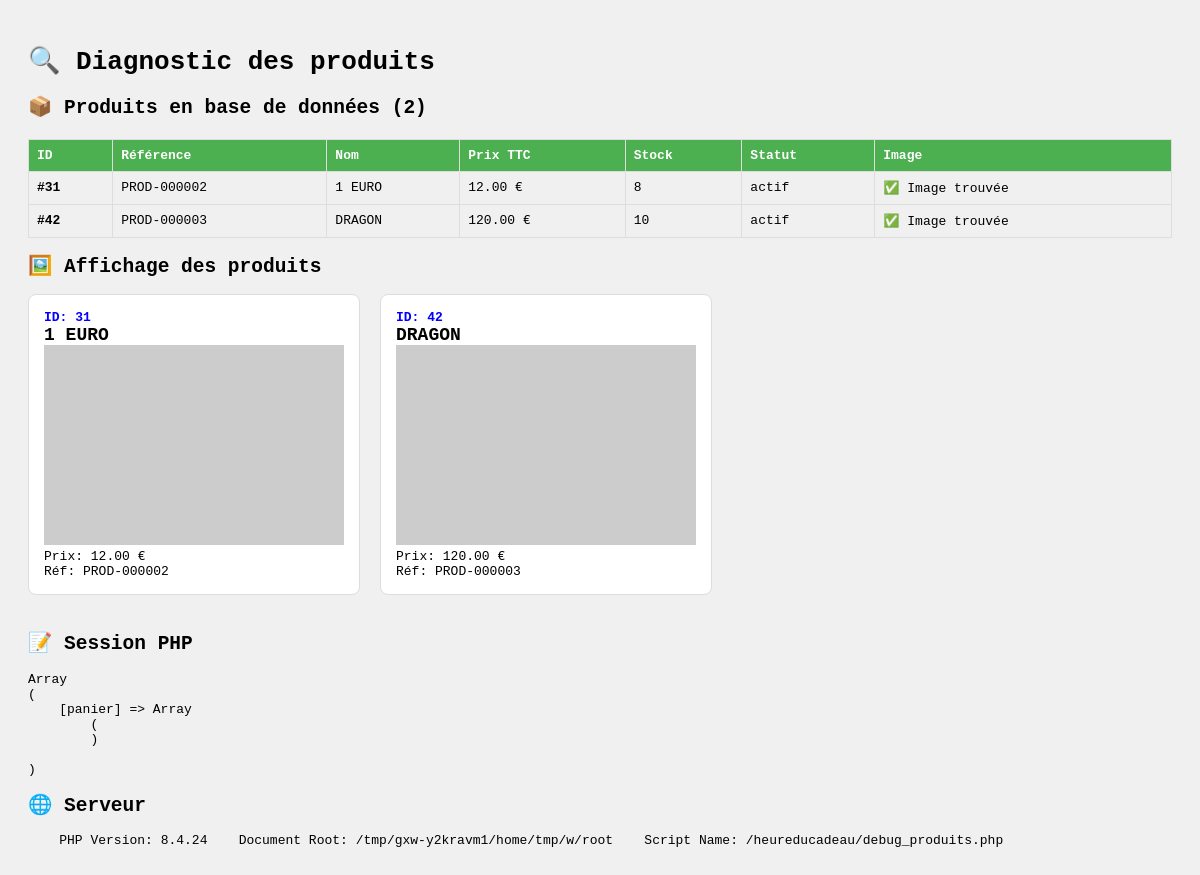
Page /debug_produits.php on the earlier database version.
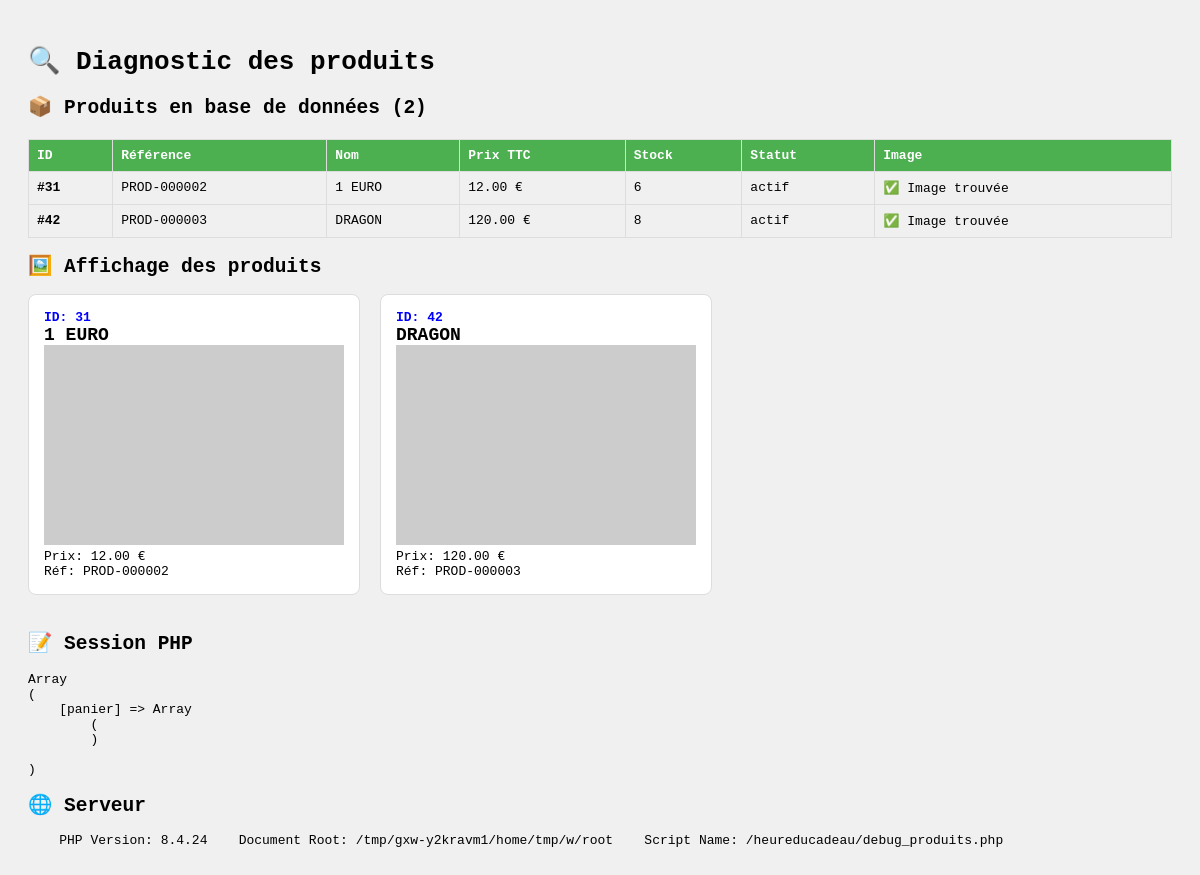
Same page on the later database version.
### tables this page shows
CREATE TABLE `produits` (
  `id_produit` int NOT NULL,
  `reference` varchar(50) NOT NULL,
  `nom` varchar(255) NOT NULL,
  `slug` varchar(255) NOT NULL,
  `description` text,
  `description_courte` text,
  `prix_ht` decimal(10,2) NOT NULL,
  `tva` decimal(4,2) DEFAULT '20.00',
  `prix_ttc` decimal(10,2) GENERATED ALWAYS AS ((`prix_ht` * (1 + (`tva` / 100)))) STORED,
  `quantite_stock` int DEFAULT '0',
  `seuil_alerte` int DEFAULT '10',
  `id_categorie` int NOT NULL,
  `marque` varchar(100) DEFAULT NULL,
  `poids` decimal(6,2) DEFAULT NULL COMMENT 'en grammes',
  `dimensions` varchar(50) DEFAULT NULL COMMENT 'LxHxP en cm',
  `materiau` varchar(100) DEFAULT NULL,
  `couleur` varchar(50) DEFAULT NULL,
  `made_in` varchar(50) DEFAULT NULL,
  `personnalisable` tinyint(1) DEFAULT '0',
  `ecologique` tinyint(1) DEFAULT '0',
  `made_in_france` tinyint(1) DEFAULT '0',
  `artisanal` tinyint(1) DEFAULT '0',
  `exclusif` tinyint(1) DEFAULT '0',
  `note_moyenne` decimal(3,2) DEFAULT '0.00',
  `nombre_avis` int DEFAULT '0',
  `vues` int DEFAULT '0',
  `ventes` int DEFAULT '0',
  `statut` enum('actif','inactif','rupture','bientot') DEFAULT 'actif',
  `date_creation` datetime DEFAULT CURRENT_TIMESTAMP,
  `date_modification` datetime DEFAULT NULL ON UPDATE CURRENT_TIMESTAMP
);

### debug_produits.php (the view, shortened to what this page needs)
<?php
$pdo = getPDOConnection();
$sql = "SELECT id_produit, reference, nom, prix_ttc, quantite_stock, statut
        FROM produits
        WHERE statut = 'actif'
        ORDER BY id_produit";
$stmt = $pdo->prepare($sql);
$stmt->execute();
$produits = $stmt->fetchAll();
$images = [];
if (!empty($produits)) {
    $ids = array_column($produits, 'id_produit');
    $placeholders = implode(',', array_fill(0, count($ids), '?'));
    $stmt_img = $pdo->prepare("SELECT id_produit, url_image FROM images_produits WHERE id_produit IN ($placeholders) AND principale = 1");
    $stmt_img->execute($ids);
    while ($img = $stmt_img->fetch()) {
        $images[$img['id_produit']] = $img['url_image'];
    }
}
?>
<!DOCTYPE html>
<html>
<head>
</head>
<body>
    <h1>🔍 Diagnostic des produits</h1>
    <h2>📦 Produits en base de données (<?= count($produits) ?>)</h2>
    <table>
        <tr>
            <th>ID</th>
            <th>Référence</th>
            <th>Nom</th>
            <th>Prix TTC</th>
            <th>Stock</th>
            <th>Statut</th>
            <th>Image</th>
        </tr>
        <?php foreach ($produits as $p): ?>
        <tr>
            <td><strong>#<?= $p['id_produit'] ?></strong></td>
            <td><?= htmlspecialchars($p['reference']) ?></td>
            <td><?= htmlspecialchars($p['nom']) ?></td>
            <td><?= number_format($p['prix_ttc'], 2) ?> €</td>
            <td><?= $p['quantite_stock'] ?></td>
            <td><?= $p['statut'] ?></td>
            <td>
                <?php if (isset($images[$p['id_produit']])): ?>
                    ✅ Image trouvée
                <?php else: ?>
                    ❌ Aucune image
                <?php endif; ?>
            </td>
        </tr>
        <?php endforeach; ?>
    </table>
    <h2>🖼️ Affichage des produits</h2>
    <div style="display: flex; gap: 20px; flex-wrap: wrap;">
        <?php foreach ($produits as $p):
            $image = isset($images[$p['id_produit']]) ? $images[$p['id_produit']] : 'https://via.placeholder.com/300x200?text=Produit+' . $p['id_produit'];
        ?>
        <div class="product">
            <div class="id">ID: <?= $p['id_produit'] ?></div>
            <div class="name"><?= htmlspecialchars($p['nom']) ?></div>
            <img src="<?= htmlspecialchars($image) ?>" alt="<?= htmlspecialchars($p['nom']) ?>"
                 onerror="this.src='https://via.placeholder.com/300x200?text=Erreur+Image'">
            <div>Prix: <?= number_format($p['prix_ttc'], 2) ?> €</div>
            <div>Réf: <?= htmlspecialchars($p['reference']) ?></div>
        </div>
        <?php endforeach; ?>
    </div>
    <h2>📝 Session PHP</h2>
    <pre><?php print_r($_SESSION); ?></pre>
    <h2>🌐 Serveur</h2>
    <pre>
    PHP Version: <?= phpversion() ?>
    Document Root: <?= $_SERVER['DOCUMENT_ROOT'] ?>
    Script Name: <?= $_SERVER['SCRIPT_NAME'] ?>
    </pre>
</body>
</html>

### debug_produits.php (style rules this page uses)
body { font-family: monospace; padding: 20px; background: #f0f0f0; }
.product { background: white; border: 1px solid #ddd; border-radius: 8px; padding: 15px; margin-bottom: 20px; max-width: 400px; }
.product img { max-width: 100%; height: auto; }
.id { color: blue; font-weight: bold; }
.name { font-size: 18px; font-weight: bold; }
table { border-collapse: collapse; width: 100%; margin-top: 20px; }
th, td { border: 1px solid #ddd; padding: 8px; text-align: left; }
th { background: #4CAF50; color: white; }

Differences in the rows shown:
changed produits "1 EURO": quantite_stock "8" → "6"
changed produits "DRAGON": quantite_stock "10" → "8"
